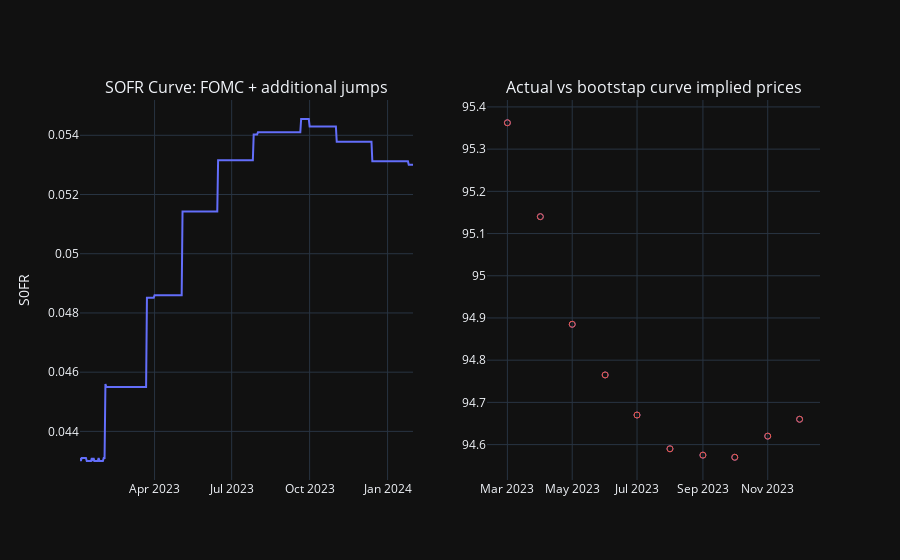

The notebook cell this image was saved under:
### Markdown cell above
#### A solution...

Although SOFR can reasonably be expected to jump by the amount of a fed hike following a FOMC meeting, it can still fix in a range on a daily basis. In particular month ends seem to be dates on which SOFR jumps small amounts. Therefore, I am loosening the assumption that SOFR can only jump on FOMC dates, and allowing it to also jump at the start of the month, for months in which there is no FOMC meet.

### Code cell
fomc_dates = [
    dt.date(2023, 3, 23),
    dt.date(2023, 5, 4),
    dt.date(2023, 6, 15),
    dt.date(2023, 7, 27),
    dt.date(2023, 9, 21),
    dt.date(2023, 11, 2),
    dt.date(2023, 12, 14),
    dt.date(2024, 1, 26),
    dt.date(2024, 3, 23),
]

additional_jump_dates = [
    dt.date(2023, 4, 1),
    dt.date(2023, 8, 1),
    dt.date(2023, 10, 1),
    dt.date(2023, 12, 31),
]

jump_dates = fomc_dates + additional_jump_dates
jump_dates = [pd.to_datetime(x) for x in jump_dates]
jump_dates.sort()

futures_list = construct_futures_list_from_csv("1m_futures_data.csv")

sofr_fixings = load_fixings()
sofr_curve = CurveSOFR(sofr_fixings)
sofr_curve.bootstrap_from_futures(jump_dates, futures_list)
sofr_curve.fill_curve_gaps()

fig = make_subplots(
    rows=1,
    cols=2,
    subplot_titles=[
        "SOFR Curve: FOMC + additional jumps",
        "Actual vs bootstap curve implied prices",
    ],
)
fig_c = px.line(sofr_curve.curve)

# Use our curve to price our futures
actual_prices = np.array([f.price for f in futures_list[:-2]])
futures_list_implied = copy.deepcopy(futures_list)
implied_prices = np.array(
    [f.price_from_curve(sofr_curve) for f in futures_list_implied[:-2]]
)
pricing_errors = actual_prices - implied_prices
dates = [f.contract_start for f in futures_list[:-2]]
fig_e = px.scatter(
    x=dates,
    y=[implied_prices, actual_prices],
    template="plotly_dark",
    symbol_sequence=["circle-open"],
)

fig.add_trace(
    fig_c.data[0], row=1, col=1,
)
fig.add_trace(
    fig_e.data[0], row=1, col=2,
)

fig.add_trace(
    fig_e.data[1], row=1, col=2,
)
fig.update_layout(
    showlegend=False, xaxis_title=None, yaxis_title="S0FR", template="plotly_dark"
)
fig.show()

### Figure 1 — Plotly figure (JSON) as saved in the notebook; plotly's stock layout.template omitted (floating-point values rounded to 4 significant figures; data arrays with more than 128 entries replaced by an {"elided": "..."} marker saying what was removed)
{"data": [{"hovertemplate": "variable=rate<br>date=%{x}<br>value=%{y}<extra></extra>", "legendgroup": "rate", "line": {"color": "#636efa", "dash": "solid"}, "marker": {"symbol": "circle"}, "mode": "lines", "name": "rate", "orientation": "v", "showlegend": true, "type": "scatter", "x": {"elided": "394 str values"}, "xaxis": "x", "y": {"elided": "394 float values"}, "yaxis": "y"}, {"hovertemplate": "variable=wide_variable_0<br>x=%{x}<br>value=%{y}<extra></extra>", "legendgroup": "wide_variable_0", "marker": {"color": "#636efa", "symbol": "circle-open"}, "mode": "markers", "name": "wide_variable_0", "orientation": "v", "showlegend": true, "type": "scatter", "x": ["2023-03-01T00:00:00", "2023-04-01T00:00:00", "2023-05-01T00:00:00", "2023-06-01T00:00:00", "2023-07-01T00:00:00", "2023-08-01T00:00:00", "2023-09-01T00:00:00", "2023-10-01T00:00:00", "2023-11-01T00:00:00", "2023-12-01T00:00:00"], "xaxis": "x2", "y": [95.36, 95.14, 94.89, 94.77, 94.67, 94.59, 94.58, 94.57, 94.62, 94.66], "yaxis": "y2"}, {"hovertemplate": "variable=wide_variable_1<br>x=%{x}<br>value=%{y}<extra></extra>", "legendgroup": "wide_variable_1", "marker": {"color": "#EF553B", "symbol": "circle-open"}, "mode": "markers", "name": "wide_variable_1", "orientation": "v", "showlegend": true, "type": "scatter", "x": ["2023-03-01T00:00:00", "2023-04-01T00:00:00", "2023-05-01T00:00:00", "2023-06-01T00:00:00", "2023-07-01T00:00:00", "2023-08-01T00:00:00", "2023-09-01T00:00:00", "2023-10-01T00:00:00", "2023-11-01T00:00:00", "2023-12-01T00:00:00"], "xaxis": "x2", "y": [95.36, 95.14, 94.89, 94.77, 94.67, 94.59, 94.58, 94.57, 94.62, 94.66], "yaxis": "y2"}], "layout": {"annotations": [{"font": {"size": 16}, "showarrow": false, "text": "SOFR Curve: FOMC + additional jumps", "x": 0.225, "xanchor": "center", "xref": "paper", "y": 1, "yanchor": "bottom", "yref": "paper"}, {"font": {"size": 16}, "showarrow": false, "text": "Actual vs bootstap curve implied prices", "x": 0.775, "xanchor": "center", "xref": "paper", "y": 1, "yanchor": "bottom", "yref": "paper"}], "showlegend": false, "xaxis": {"anchor": "y", "domain": [0, 0.45], "title": {}}, "xaxis2": {"anchor": "y2", "domain": [0.55, 1]}, "yaxis": {"anchor": "x", "domain": [0, 1], "title": {"text": "S0FR"}}, "yaxis2": {"anchor": "x2", "domain": [0, 1]}}}
